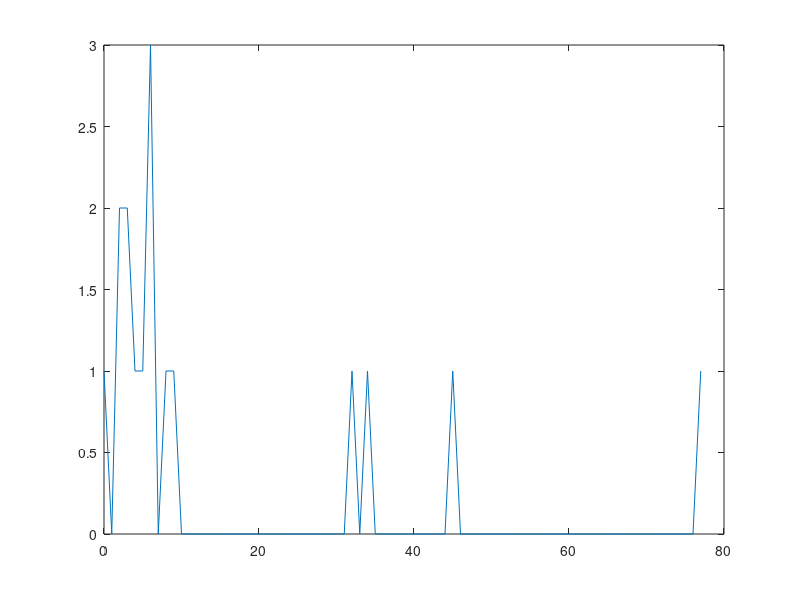
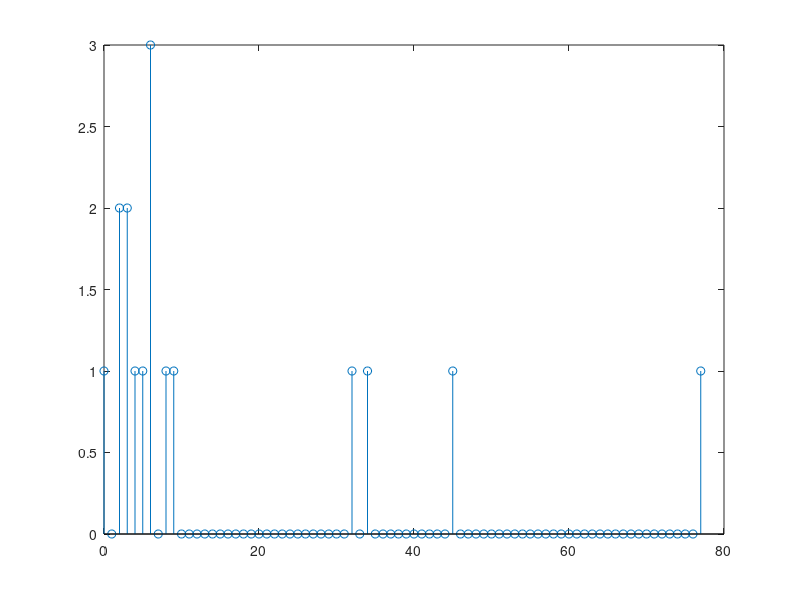

Recreate these plots in MATLAB, in order.
clc
clear all
array = [2,3,4,5;34,45,2,6;6,8,9,0;32,6,77,3]
n=1
for(i=1:1:4)
    for(j=1:1:4)
        a(n)=array(i,j)
        n=n+1
    end
end
n=n-1
for(j=1:1:16)
    for(i=1:1:15)
        if(a(i)>a(i+1))
            temp=a(i)
            a(i)=a(i+1)
            a(i+1)=temp
        end
    end
end
m=1
pos=1
count=0
ele=0
k=1
while(k<=78)
    for(i=1:1:16)
        if(ele==a(i))
            count=count+1
        end
    end
    b(m)=count
    m=m+1
    count=0
    ele=ele+1 
    k=k+1
end
bin=[0:1:77]
figure,plot(bin,b)
figure,stem(bin,b)